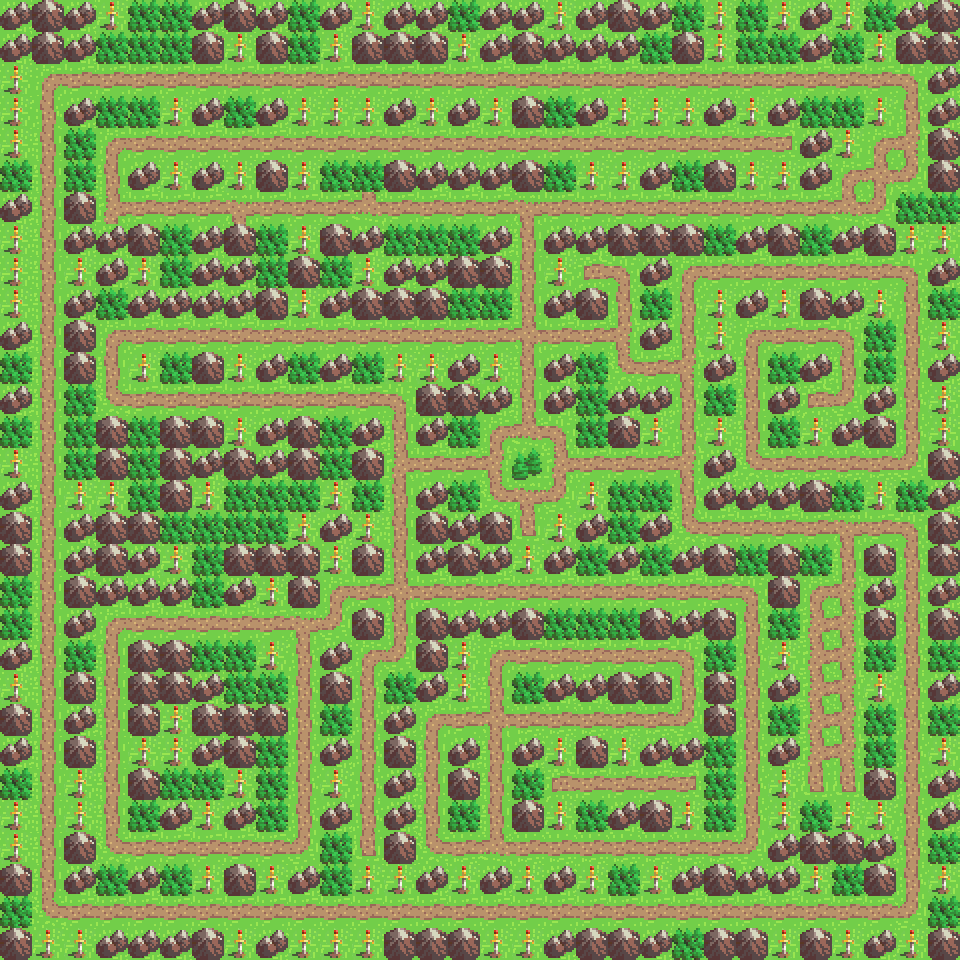

A 2D game scene composited from a Tiled map and its tileset images. What follows is a short description and the map's XML, with every tile layer's data as written:
An orthogonal 30x30 tile map with 32x32 px tiles, 1 tile layer (ground).

<map version="1.2" tiledversion="1.2.1" orientation="orthogonal" renderorder="right-down" width="30" height="30" tilewidth="32" tileheight="32" infinite="0" nextlayerid="2" nextobjectid="1">
 <tileset firstgid="1" source="../Lelvels/lalla.tsx" />
 <layer id="1" name="ground" width="30" height="30">
  <data encoding="csv">
18,17,18,27,25,25,18,17,18,25,18,27,18,18,25,18,18,27,18,17,18,25,27,25,27,18,27,25,18,17,
18,17,18,25,25,25,17,27,17,25,27,17,17,17,27,18,17,18,18,18,25,17,27,25,25,18,25,27,17,17,
27,3,4,4,4,4,4,4,4,4,4,4,4,4,4,4,4,4,4,4,4,4,4,4,4,4,4,4,5,18,
27,13,18,25,25,27,18,25,18,27,27,27,18,27,18,27,17,25,18,27,27,27,18,27,18,25,25,27,13,18,
27,11,25,3,4,4,4,4,4,4,4,4,4,4,4,4,4,4,4,4,4,4,4,4,15,18,27,3,1,17,
25,11,25,11,18,27,18,27,17,27,25,25,17,18,18,18,17,25,27,27,18,25,17,27,27,18,3,12,21,17,
18,11,17,10,4,4,4,9,4,4,4,2,4,4,4,4,9,4,4,4,4,4,4,4,4,4,2,21,25,25,
27,11,18,18,17,25,18,17,25,27,17,18,25,25,25,18,11,18,18,17,17,17,25,18,17,25,18,17,27,27,
27,11,27,18,27,25,18,18,25,17,25,27,18,18,17,17,11,27,6,5,18,3,4,4,4,4,4,4,5,18,
27,11,18,25,18,18,18,18,17,27,18,17,17,17,25,25,11,18,17,13,25,13,27,18,27,17,18,27,13,25,
18,11,17,3,4,4,4,4,4,4,4,4,4,4,4,4,12,4,4,1,18,13,27,3,4,4,5,25,13,27,
25,11,17,11,27,25,17,27,18,25,18,25,27,27,18,27,11,18,25,19,4,1,18,11,25,18,11,25,13,18,
18,11,25,19,4,4,4,4,4,4,4,4,5,17,17,18,11,18,25,18,18,13,25,11,18,6,21,18,13,27,
25,11,25,17,25,17,17,27,18,17,25,18,11,18,25,3,2,5,25,17,27,13,27,11,25,27,18,17,13,27,
27,11,25,17,25,17,18,17,18,17,25,17,10,4,4,1,26,10,4,4,4,1,18,19,20,20,20,20,21,17,
18,11,27,27,25,17,27,25,25,25,27,25,11,18,25,19,9,21,27,25,25,13,18,18,18,17,25,27,25,18,
17,11,18,17,17,25,25,25,25,27,18,27,11,17,18,17,14,27,18,25,18,19,4,4,4,4,9,4,5,17,
17,11,18,17,18,27,25,17,17,17,27,17,11,18,17,18,27,18,25,18,25,18,17,25,17,25,11,17,13,17,
25,11,17,18,18,18,25,18,27,17,3,4,12,4,4,4,4,4,4,4,4,4,4,5,17,3,1,18,13,18,
25,11,18,3,4,4,4,4,4,9,21,17,11,17,18,18,17,25,25,25,17,18,17,13,25,10,1,17,13,17,
18,11,25,11,17,17,25,25,27,13,18,3,21,17,27,3,4,4,4,4,4,5,25,13,27,10,1,25,13,25,
27,11,17,11,17,17,18,25,25,13,17,13,25,18,27,11,25,18,18,17,17,13,17,13,18,10,1,27,13,18,
17,11,18,11,17,27,17,17,17,13,25,13,18,3,4,12,20,20,20,20,20,21,17,13,25,10,1,25,13,25,
18,11,17,11,27,27,18,17,25,13,18,13,17,11,18,11,18,27,17,27,18,18,25,13,18,10,1,25,13,27,
25,11,27,11,17,25,25,27,25,13,27,13,18,11,17,11,25,6,4,4,4,15,25,13,27,14,14,17,13,18,
27,11,27,11,25,18,27,18,25,13,18,13,18,11,25,11,17,27,25,18,17,27,25,13,27,25,27,27,13,18,
27,11,17,19,4,4,4,4,4,21,25,14,17,19,20,2,20,20,20,20,20,20,20,21,18,17,17,18,13,25,
17,11,18,25,18,25,27,17,27,18,25,27,27,18,27,18,27,18,27,25,27,18,17,18,18,27,25,17,13,27,
25,19,4,4,4,4,4,4,4,4,4,4,4,4,4,4,4,4,4,4,4,4,4,4,4,4,4,4,21,25,
17,27,27,18,18,18,17,27,18,27,27,27,17,17,17,27,27,18,17,17,18,25,17,17,27,17,27,18,27,17
</data>
 </layer>
</map>